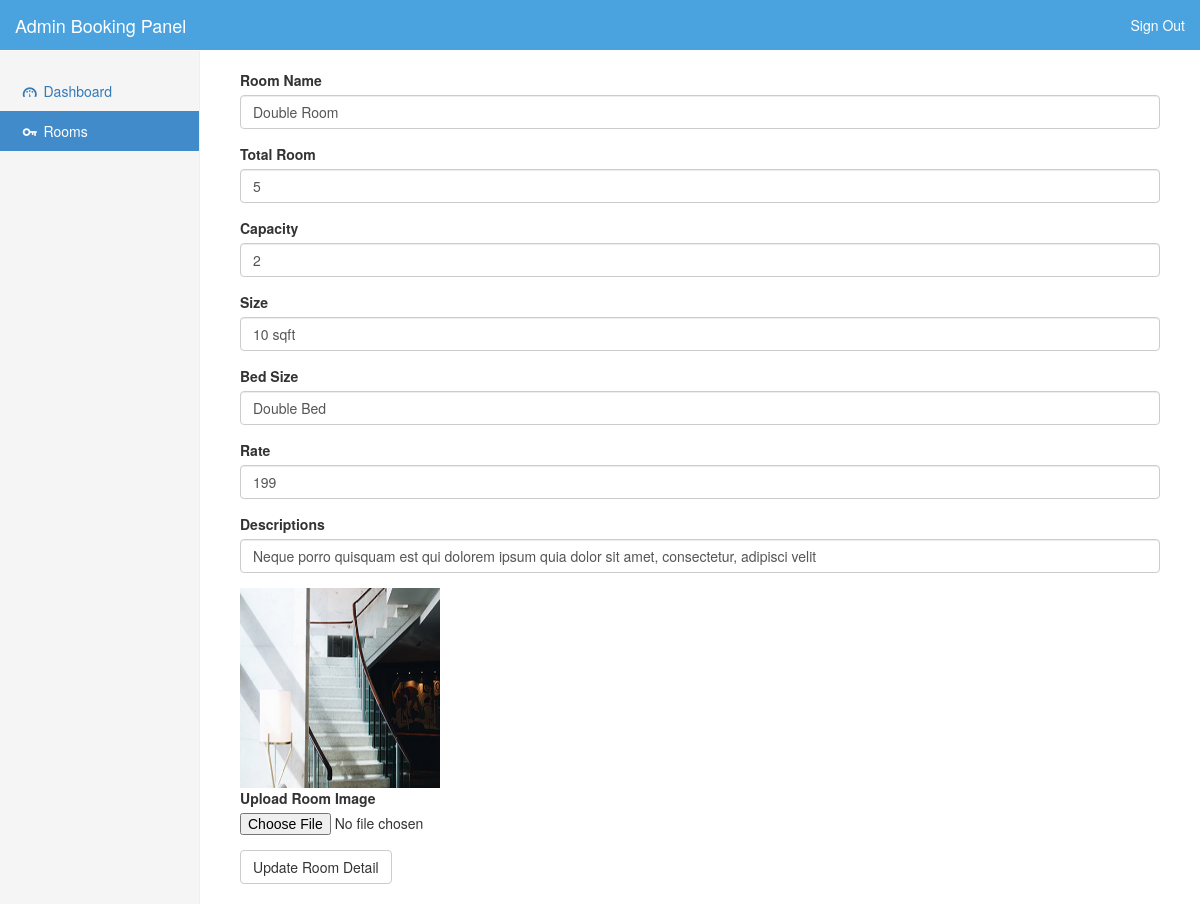
Screenshot of /admin/editroom.php?room_id=1 (signed in) with the database file from the repository.
### tables this page shows
CREATE TABLE IF NOT EXISTS `room` (
`room_id` int(255) NOT NULL,
  `total_room` int(255) NOT NULL,
  `capacity` int(255) DEFAULT NULL,
  `size` varchar(30) DEFAULT NULL,
  `bed` varchar(30) DEFAULT NULL,
  `room_name` varchar(50) NOT NULL,
  `descriptions` text,
  `rate` double NOT NULL,
  `imgpath` varchar(100) NOT NULL
);

### admin/editroom.php (the view, shortened to what this page needs)
<!DOCTYPE html>
<html lang="en"><head><meta http-equiv="Content-Type" content="text/html; charset=UTF-8">
    <link href="css/bootstrap.min.css" rel="stylesheet">
    <link href="css/dashboard.css" rel="stylesheet">
	<link href="http://ajax.googleapis.com/ajax/libs/jqueryui/1.8/themes/base/jquery-ui.css" rel="stylesheet" type="text/css"/>
	<link href="css/datepicker.css" rel="stylesheet" type="text/css"/>
  <link rel="stylesheet" href="css/fontello.css">
    <link rel="stylesheet" href="css/animation.css">
 </head>
  <body>
    <nav class="navbar navbar-inverse navbar-fixed-top" role="navigation">
      <div class="container-fluid" style="background-color: #4aa3df;">
        <div class="navbar-header">
          <a class="navbar-brand" href="#" style="color: #ffffff;">Admin Booking Panel</a>
        </div>
        <div id="navbar" class="navbar-collapse collapse">
          <ul class="nav navbar-nav navbar-right">
            <li><a href="signout" style="color: #ffffff;">Sign Out</a></li>
          </ul>
        </div>
      </div>
    </nav>
    <div class="container-fluid">
      <div class="row">
        <div class="col-sm-3 col-md-2 sidebar">
          <ul class="nav nav-sidebar">
            <li ><a href="dashboard.php"><i class="icon-gauge"></i> Dashboard <span class="sr-only">(current)</span></a></li>
			<li class="active"><a href="room.php"><i class="icon-key"></i> Rooms</a></li>
          </ul>
        </div>
		<div class="col-sm-9 col-sm-offset-3 col-md-10 col-md-offset-2 main" id="formnew" >
		<?php
		$room_id = $_GET['room_id'];
		$result = mysql_query("SELECT * from room where room_id ='".$room_id."' ");
		if(mysql_num_rows($result) > 0)
		while($rows = mysql_fetch_array($result)){
		print "					<form role=\"form\" id=\"formnew\" action=\"updateroom.php\" method=\"post\" enctype=\"multipart/form-data\">\n";
		print "					  <div class=\"form-group\">\n";
		print "						<label for=\"room_name\">Room Name</label>\n";
		print "						<input type=\"text\" class=\"form-control\" name=\"room_name\" id=\"room_name\" placeholder=\"Room Name\" value=\"".$rows['room_name']."\" required>\n";
		print "					  </div>\n";
		print "					  <div class=\"form-group\">\n";
		print "						<label for=\"total_room\">Total Room</label>\n";
		print "						<input type=\"text\" class=\"form-control\" name=\"total_room\"   id=\"total_room\" placeholder=\"Number of Room\" value=\"".$rows['total_room']."\" required>\n";
		print "					  </div>\n";
		print "					   <div class=\"form-group\">\n";
		print "						<label for=\"capacity\">Capacity</label>\n";
		print "						<input type=\"text\" class=\"form-control\" name=\"capacity\" id=\"capacity\" placeholder=\"max number of occupant\" value=\"".$rows['capacity']."\">\n";
		print "					  </div>\n";
		print "					  <div class=\"form-group\">\n";
		print "						<label for=\"size\">Size</label>\n";
		print "						<input type=\"text\" class=\"form-control\"  name=\"size\" id=\"size\" placeholder=\"Please write sqft or metre square: example: 250 sqft\" value=\"".$rows['size']."\">\n";
		print "					  </div>\n";
		print "					  <div class=\"form-group\">\n";
		print "						<label for=\"bed\">Bed Size</label>\n";
		print "						<input type=\"text\" class=\"form-control\" name=\"bed\" id=\"bed\" placeholder=\"example: city view\" value=\"".$rows['bed']."\">\n";
		print "					  </div>\n";
		print "					  <div class=\"form-group\">\n";
		print "						<label for=\"rate\">Rate</label>\n";
		print "						<input type=\"text\" class=\"form-control\"  name=\"rate\" id=\"rate\" placeholder=\"Write without $ or RM\" value=\"".$rows['rate']."\" required>\n";
		print "					  </div>\n";
		print "					  <div class=\"form-group\">\n";
		print "						<label for=\"desc\">Descriptions</label>\n";
		print "						<input type=\"text\" class=\"form-control\" name=\"desc\" id=\"desc\" value=\"".$rows['descriptions']."\" placeholder=\"\">\n";
		print "					  </div>\n";
		print "						<img src=\"../".$rows['imgpath']."\" style=\"height:200px; width:200px;\"/>";
		print "					  <div class=\"form-group\">\n";
		print "						<label for=\"img\">Upload Room Image</label>\n";
		print "						<input type=\"file\" id=\"img\" name=\"img\" >\n";
		print "					  </div>\n";
		print "					  <button type=\"submit\" class=\"btn btn-default\">Update Room Detail</button>\n";
		print "					</form>";
		}
		?>
		</div>
      </div>
    </div>
</body></html>

### admin/css/dashboard.css (style rules this page uses)
body { padding-top: 50px; }
.navbar-fixed-top { border: 0; }
.sidebar { display: none; }
@media (min-width: 768px) { .sidebar { position: fixed; top: 51px; bottom: 0; left: 0; z-index: 1000; display: block; padding: 20px; overflow-x: hidden; overflow-y: auto; background-color: #f5f5f5; border-right: 1px solid #eee; } }
.nav-sidebar { margin-right: -21px; margin-bottom: 20px; margin-left: -20px; }
.nav-sidebar > li > a { padding-right: 20px; padding-left: 20px; }
.nav-sidebar > .active > a, .nav-sidebar > .active > a:hover, .nav-sidebar > .active > a:focus { color: #fff; background-color: #428bca; }
.main { padding: 20px; }
@media (min-width: 768px) { .main { padding-right: 40px; padding-left: 40px; } }

### rows the page displays
room: room_name "Double Room", total_room "5", capacity "2", size "10 sqft", bed "Double Bed", rate "199", desc "Neque porro quisquam est qui dolorem ipsum quia dolor sit amet, consectetur, adipisci velit", imgpath (picture)
